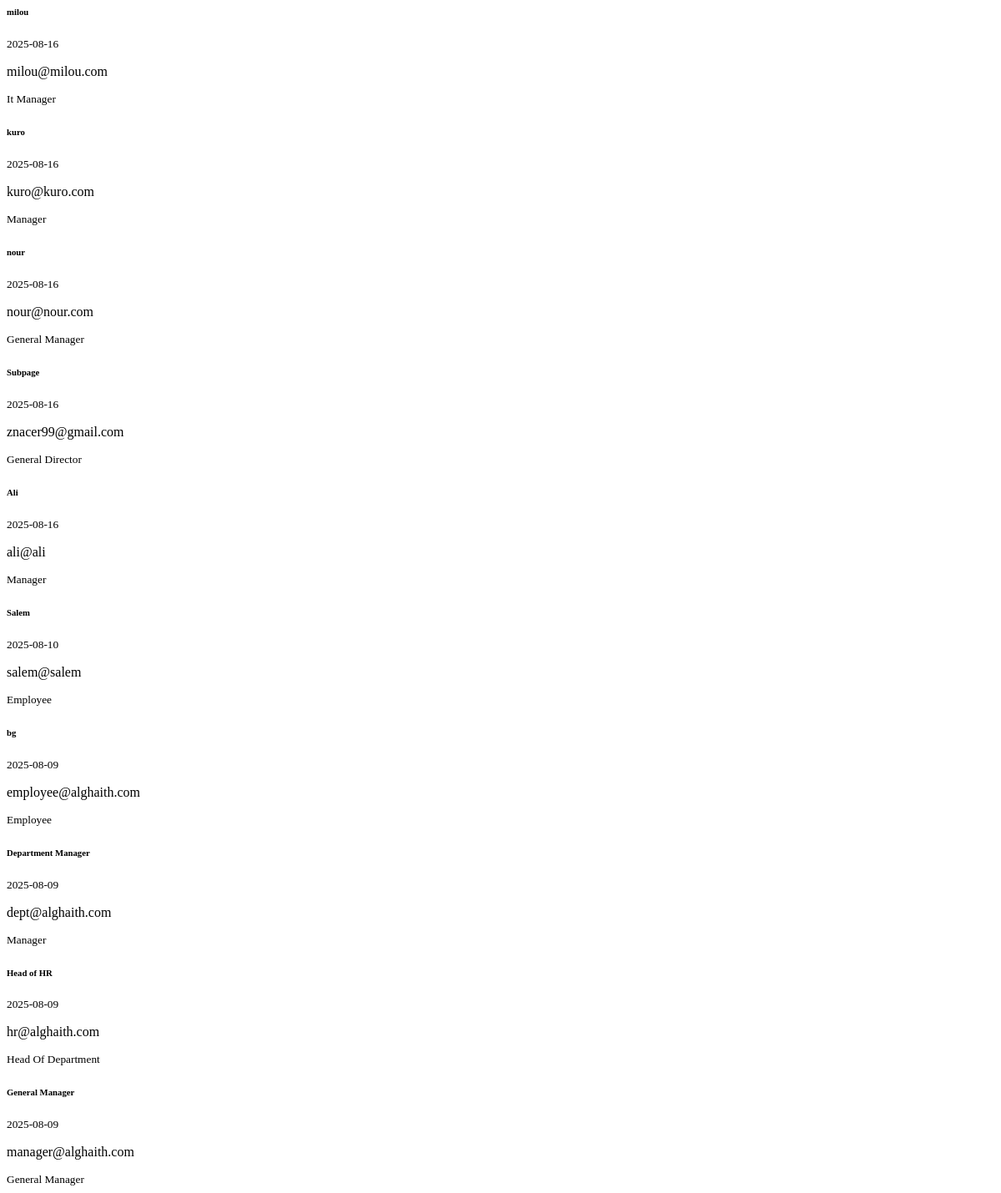
The page /dashboard/employee-summary (signed in) on the database as committed earlier.
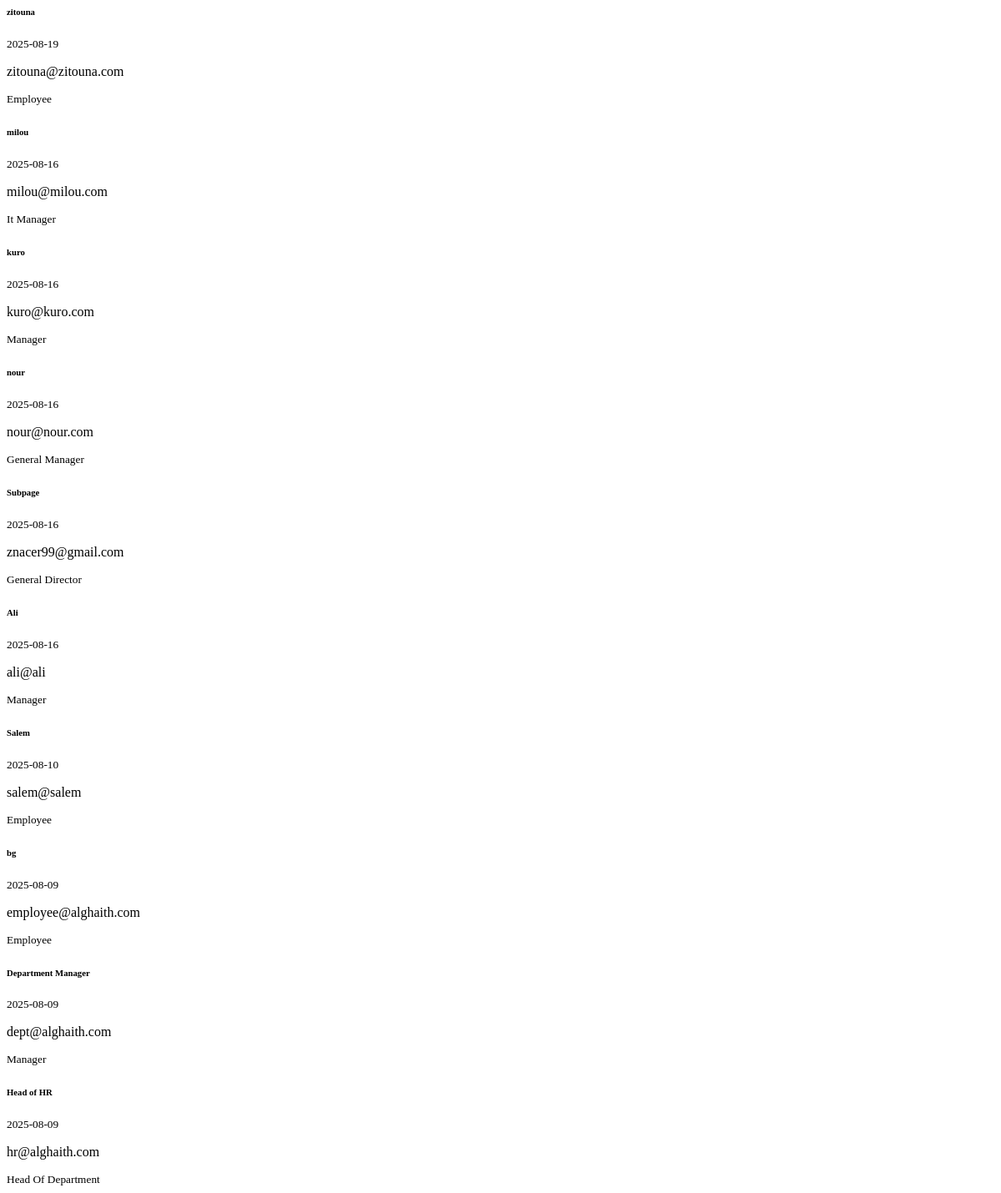
The same page on the database as committed later.
### core/models.py (models this page shows, shortened)
class User(db.Model, UserMixin):
    __tablename__ = 'users'
    id = db.Column(db.Integer, primary_key=True)
    email = db.Column(db.String(120), unique=True, nullable=False)
    password_hash = db.Column(db.String(200), nullable=False)
    name = db.Column(db.String(100), nullable=False)
    role = db.Column(db.String(50), nullable=False)
    avatar = db.Column(db.String(2), nullable=False)
    access_code = db.Column(db.String(20), unique=True, nullable=False)
    department_id = db.Column(db.Integer, db.ForeignKey('departments.id'))
    created_at = db.Column(db.DateTime, default=datetime.utcnow)
    last_login = db.Column(db.DateTime)
    login_count = db.Column(db.Integer, default=0)
    is_active = db.Column(db.Boolean, default=True, nullable=False)
    position = db.Column(db.String(100), nullable=True)
    phone = db.Column(db.String(20), nullable=True)
    department = db.relationship('Department', back_populates='members')
    @property
    def is_authenticated(self):
        return True

### modules/dashboard/routes.py (the view)
@dashboard_bp.route('/employee-summary')
@login_required
@permission_required(Permission.VIEW)
def employee_summary():
    employees = User.query.order_by(User.created_at.desc()).limit(10).all()
    return render_template('dashboard/partials/employee_summary.html', employees=employees)

### app.py (called while the page is built)
@login_manager.user_loader
def load_user(user_id):
    from core.models import User
    return db.session.get(User, int(user_id))

### core/permissions.py (called while the page is built)
    @classmethod
    def check(cls, role, permission):
        return cls.ROLE_PERMISSIONS.get(role.lower(), 0) & permission == permission

### templates/dashboard/partials/employee_summary.html
<div class="employee-summary">
    <div class="list-group">
        {% for employee in employees %}
        <div class="list-group-item">
            <div class="d-flex w-100 justify-content-between">
                <h6 class="mb-1">{{ employee.name }}</h6>
                <small>{{ employee.created_at.strftime('%Y-%m-%d') }}</small>
            </div>
            <p class="mb-1">{{ employee.email }}</p>
            <small>{{ employee.role|replace('_', ' ')|title }}</small>
        </div>
        {% else %}
        <div class="list-group-item">
            No employees found
        </div>
        {% endfor %}
    </div>
</div>

Rows that differ between the two databases and show on the page:
no longer on this page (row unchanged): User: name "General Manager", created_at "2025-08-09", email "manager@alghaith.com", role "General Manager"
added User: name "zitouna", created_at "2025-08-19", email "zitouna@zitouna.com", role "Employee"
